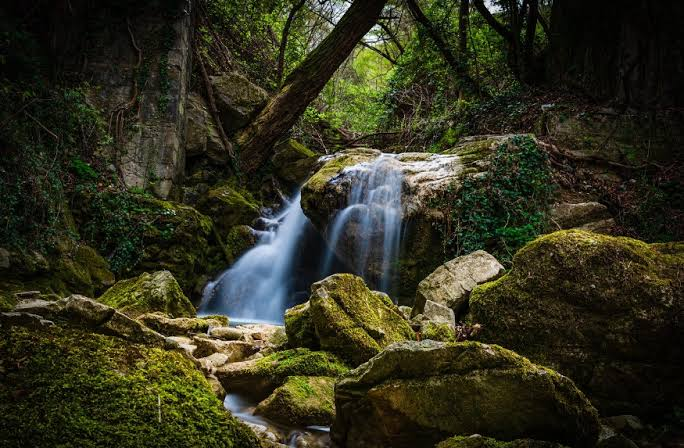
#> input picture images.jpeg, 684 x 448 px
$ jupyter execute Assignment_2_RGB_to_Grayscale.ipynb
#> lines starting #> are read from the running program, lines starting #| are printed output that depends on the picture
# Assignment 2

## RGB (Color) Image to Grayscale Image

### Objective
To convert an RGB (Color) image into a grayscale image using:
1. Mean average of the three color planes (R, G, B)
2. User-defined weights for R, G, B planes

[cell 1]
import cv2
import matplotlib.pyplot as plt

image = cv2.imread('images.jpeg')
#> image is the input picture: shape (448, 684, 3); mean B, G, R 30.3, 48.6, 48.6

image_rgb = cv2.cvtColor(image, cv2.COLOR_BGR2RGB)

plt.imshow(image_rgb)
plt.title('Original RGB Image')
plt.axis('off')
plt.show()

## Case 1: Mean Average of Three Planes

In this case, the grayscale image is obtained by taking the mean average of the Red (R), Green (G), and Blue (B) planes.

Formula:

Grayscale = (R + G + B) / 3

[cell 2]
# Case 1: Mean average of R, G, B planes

b, g, r = cv2.split(image)
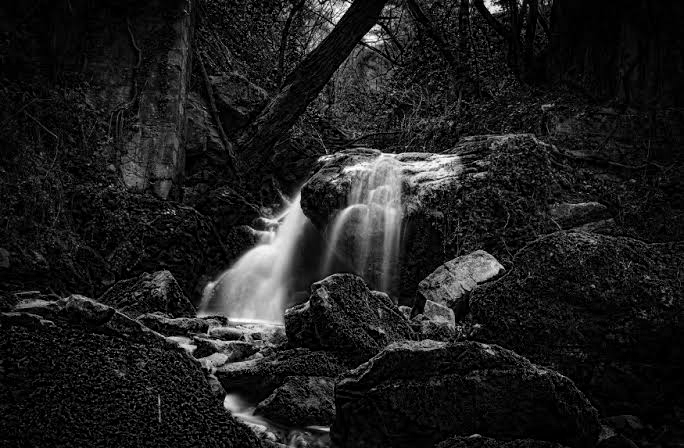
#> b: shape (448, 684); min 0, max 255, mean 30.3
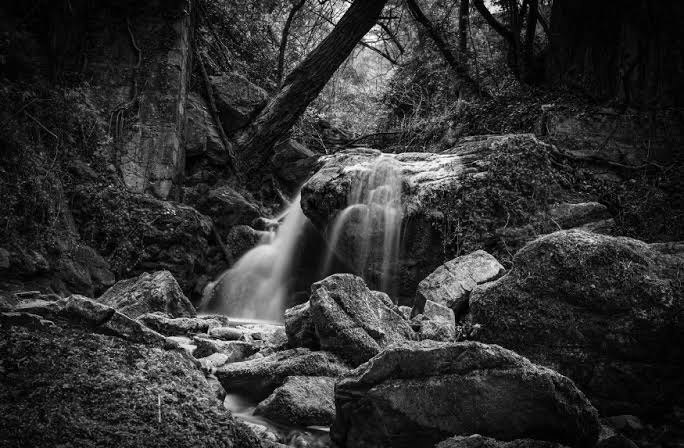
#> g: shape (448, 684); min 0, max 255, mean 48.6
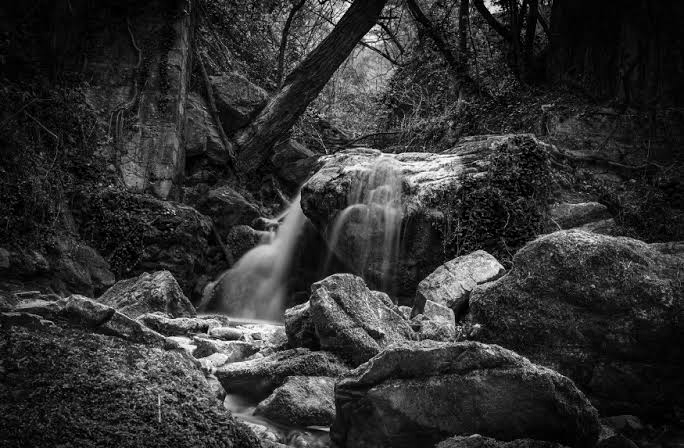
#> r: shape (448, 684); min 0, max 255, mean 48.6

gray_mean = (r.astype(float) + g.astype(float) + b.astype(float)) / 3
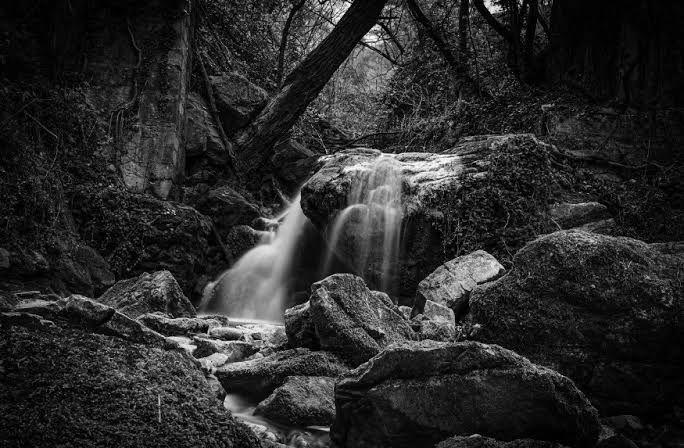
#> gray_mean: shape (448, 684) float64; min 0, max 255, mean 42.5

gray_mean = gray_mean.astype('uint8')

plt.imshow(gray_mean, cmap='gray')
plt.title('Grayscale Image - Mean Average')
plt.axis('off')
plt.show()

## Case 2: User-Defined Weights

In this case, weights for the Red (R), Green (G), and Blue (B) planes are taken from the user.

Each weight must be between 0 and 1, and the sum of all three weights must be equal to 1.

Example:
R = 0.7, G = 0.2, B = 0.1

Formula:

Grayscale = R × Weight(R) + G × Weight(G) + B × Weight(B)

[cell 3]
# Case 2: User-defined weights

wr = float(input("Enter weight for Red (0-1): "))
#> the answer given: 1
wg = float(input("Enter weight for Green (0-1): "))
#> the answer given: 1
wb = float(input("Enter weight for Blue (0-1): "))
#> the answer given: 1
